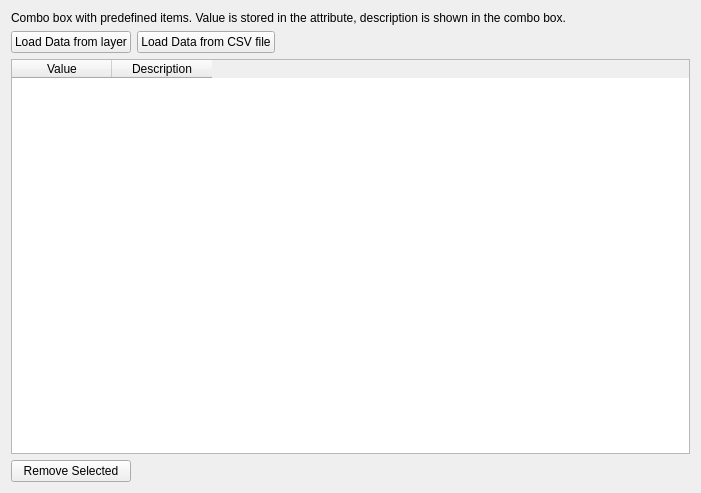
<?xml version="1.0" encoding="UTF-8"?>
<ui version="4.0">
 <class>ValueMapWidget</class>
 <widget class="QWidget" name="ValueMapWidget">
  <property name="geometry">
   <rect>
    <x>0</x>
    <y>0</y>
    <width>701</width>
    <height>493</height>
   </rect>
  </property>
  <property name="windowTitle">
   <string>Form</string>
  </property>
  <layout class="QGridLayout" name="gridLayout">
   <item row="0" column="0" colspan="3">
    <widget class="QLabel" name="valueMapLabel">
     <property name="text">
      <string>Combo box with predefined items. Value is stored in the attribute, description is shown in the combo box.</string>
     </property>
     <property name="wordWrap">
      <bool>true</bool>
     </property>
    </widget>
   </item>
   <item row="1" column="0">
    <widget class="QPushButton" name="loadFromLayerButton">
     <property name="text">
      <string>Load Data from layer</string>
     </property>
    </widget>
   </item>
   <item row="1" column="1">
    <widget class="QPushButton" name="loadFromCSVButton">
     <property name="text">
      <string>Load Data from CSV file</string>
     </property>
    </widget>
   </item>
   <item row="1" column="2">
    <spacer name="horizontalSpacer">
     <property name="orientation">
      <enum>Qt::Horizontal</enum>
     </property>
     <property name="sizeHint" stdset="0">
      <size>
       <width>339</width>
       <height>20</height>
      </size>
     </property>
    </spacer>
   </item>
   <item row="2" column="0" colspan="3">
    <widget class="QTableWidget" name="tableWidget">
     <column>
      <property name="text">
       <string>Value</string>
      </property>
     </column>
     <column>
      <property name="text">
       <string>Description</string>
      </property>
     </column>
    </widget>
   </item>
   <item row="3" column="0">
    <widget class="QPushButton" name="removeSelectedButton">
     <property name="text">
      <string>Remove Selected</string>
     </property>
    </widget>
   </item>
   <item row="3" column="1" colspan="2">
    <spacer name="horizontalSpacer_2">
     <property name="orientation">
      <enum>Qt::Horizontal</enum>
     </property>
     <property name="sizeHint" stdset="0">
      <size>
       <width>518</width>
       <height>20</height>
      </size>
     </property>
    </spacer>
   </item>
  </layout>
 </widget>
 <resources/>
 <connections/>
</ui>
